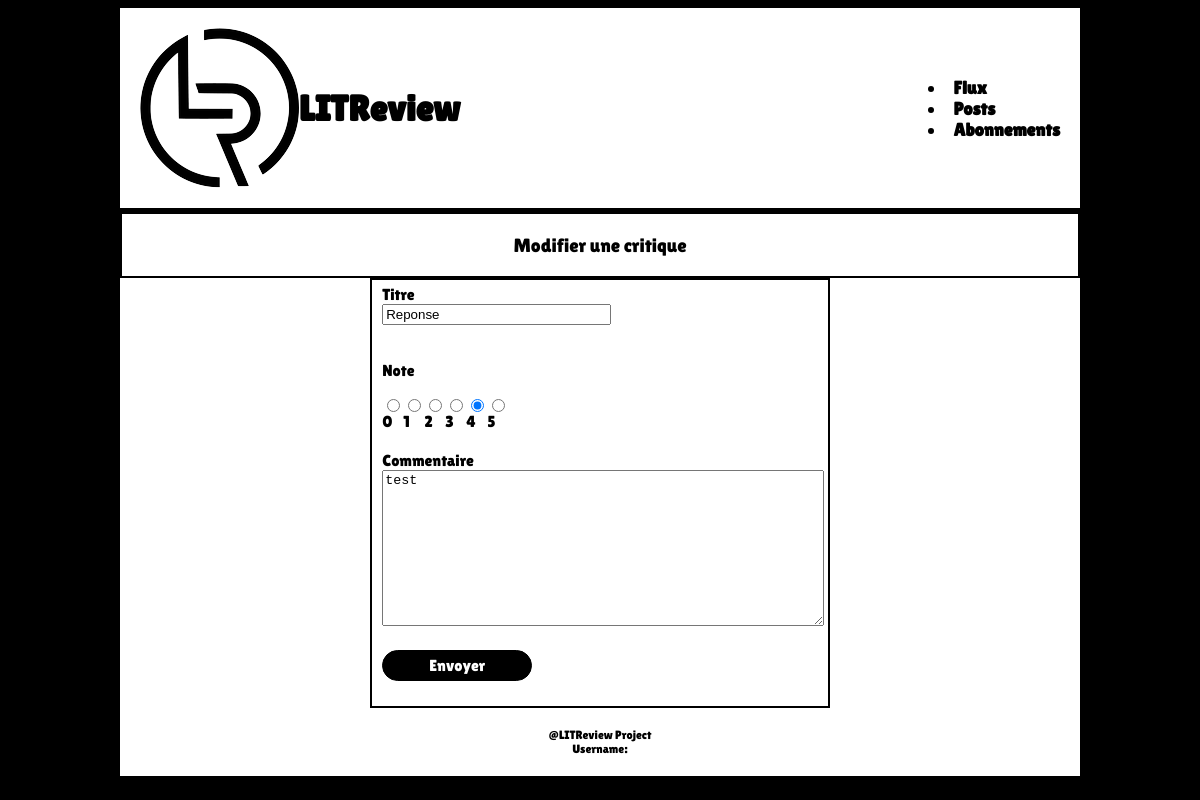
Screenshot of /ticket/39/edit with the database file from the repository.
### reviews/models.py (models this page shows, shortened)
class Review(models.Model):
    ticket = models.ForeignKey(to=Ticket, on_delete=models.CASCADE)
    rating = models.PositiveSmallIntegerField(
        validators=[MinValueValidator(0), MaxValueValidator(5)])
    headline = models.CharField(max_length=128)
    body = models.CharField(max_length=8192, blank=True)
    user = models.ForeignKey(
        to=settings.AUTH_USER_MODEL, on_delete=models.CASCADE)
    time_created = models.DateTimeField(auto_now_add=True)

### reviews/views.py (the view, shortened to what this page needs)
# urls.py: path('ticket/<int:ticket_id>/edit', reviews.views.edit_post, name='edit_post'),
def edit_post(request, ticket_id):
    try:
        obj = Ticket.objects.get(id=ticket_id)
        form = TicketForm
        html = "reviews/edit_ticket.html"
    except Ticket.DoesNotExist:
        obj = Review.objects.get(id=ticket_id)
        form = ReviewForm
        html = "reviews/edit_review.html"
    edit_form = form(instance=obj)
    context = {"edit_form": edit_form, "post": obj}
    return render(request, html, context=context)

### reviews/forms.py
class ReviewForm(forms.ModelForm):
    CHOICES = [(0, 0), (1, 1), (2, 2), (3, 3), (4, 4), (5, 5)]
    edit_review = forms.BooleanField(widget=forms.HiddenInput, initial=True)
    headline = forms.CharField(
        max_length=128,
        label='Titre',
        widget=forms.TextInput(attrs={'class': "xl-field"})
    )
    body = forms.CharField(
        max_length=2048,
        label='Commentaire',
        widget=forms.Textarea(attrs={'class': "xl-field"})
    )
    rating = forms.CharField(
        label='Note',
        widget=forms.RadioSelect(
            choices=CHOICES,
            attrs={'class': 'radio-block'}
            )
        )
    class Meta:
        model = models.Review
        fields = ['headline', 'rating', 'body']

### reviews/templates/reviews/edit_review.html (shortened to what this page needs)
{% extends 'base.html' %}
{% block content %}
    <div class="center-title">
        Modifier une critique
    </div>
    <div class="center-div">
        <form method="post" enctype="multipart/form-data">
            <div class="ticket-container">
                <div class="field-group">
                    <label for="title">Titre</label>
                    {{ edit_form.headline }}
                </div>
                <div>
                    <div>
                        <p>Note</p>
                    </div>
                    {{ edit_form.rating }}
                </div>
                <div class="field-group">
                    <label for="comment">Commentaire</label>
                    {{ edit_form.body }}
                </div>
                <div class="space-bottom">
                    <button role="button" class="action-button" type="submit">Envoyer</button>
                </div>
            </div>
        </form>
    </div>
{% endblock content %}

### static/css/main.css (style rules this page uses)
body { background-color: black; max-width: 960px; margin-inline: auto; }
.center-title { background-color: white; border: solid 2px black; font-family: "lilita One", monospace; font-size: larger; display: flex; justify-content: center; align-items: center; padding: 20px; }
.space-bottom { margin-bottom: 20px; }
.action-button { background-color: black; text-decoration: none; text-align: center; align-items: end; width: 150px; color: white; font-size: 1em; border: solid 1px black; border-radius: 20px; font-family: "lilita One", monospace; padding: 5px 10px; }
.xl-field { width: 100%; }
.radio-block { display: flex; align-items: none; justify-content: space-around; flex-wrap: nowrap; list-style: none; }
.center-div { background-color: white; display: flex; flex-direction: column; justify-content: space-between; align-items: center; }
.ticket-container { background-color: white; border: solid 2px black; display: flex; flex-direction: column; justify-content: space-between; align-items: start; font-family: "lilita One", monospace; gap: 20px; padding: 5px 10px; }

### rows the page displays
Review: headline "Reponse", rating "☐ 0 ☐ 1 ☐ 2 ☐ 3 ☑ 4 ☐ 5", body "test"
